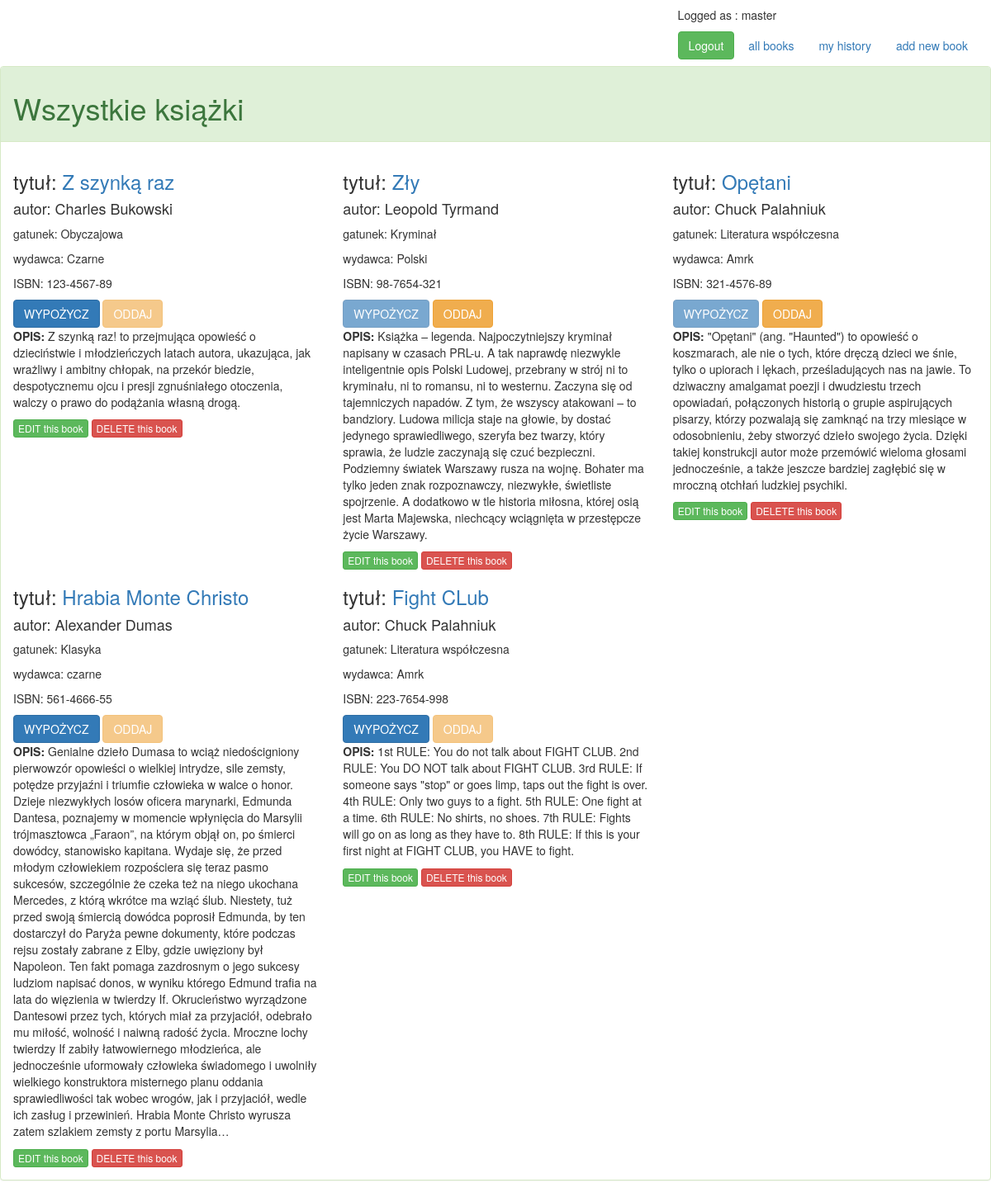
The page / (signed in) on the database as committed earlier.
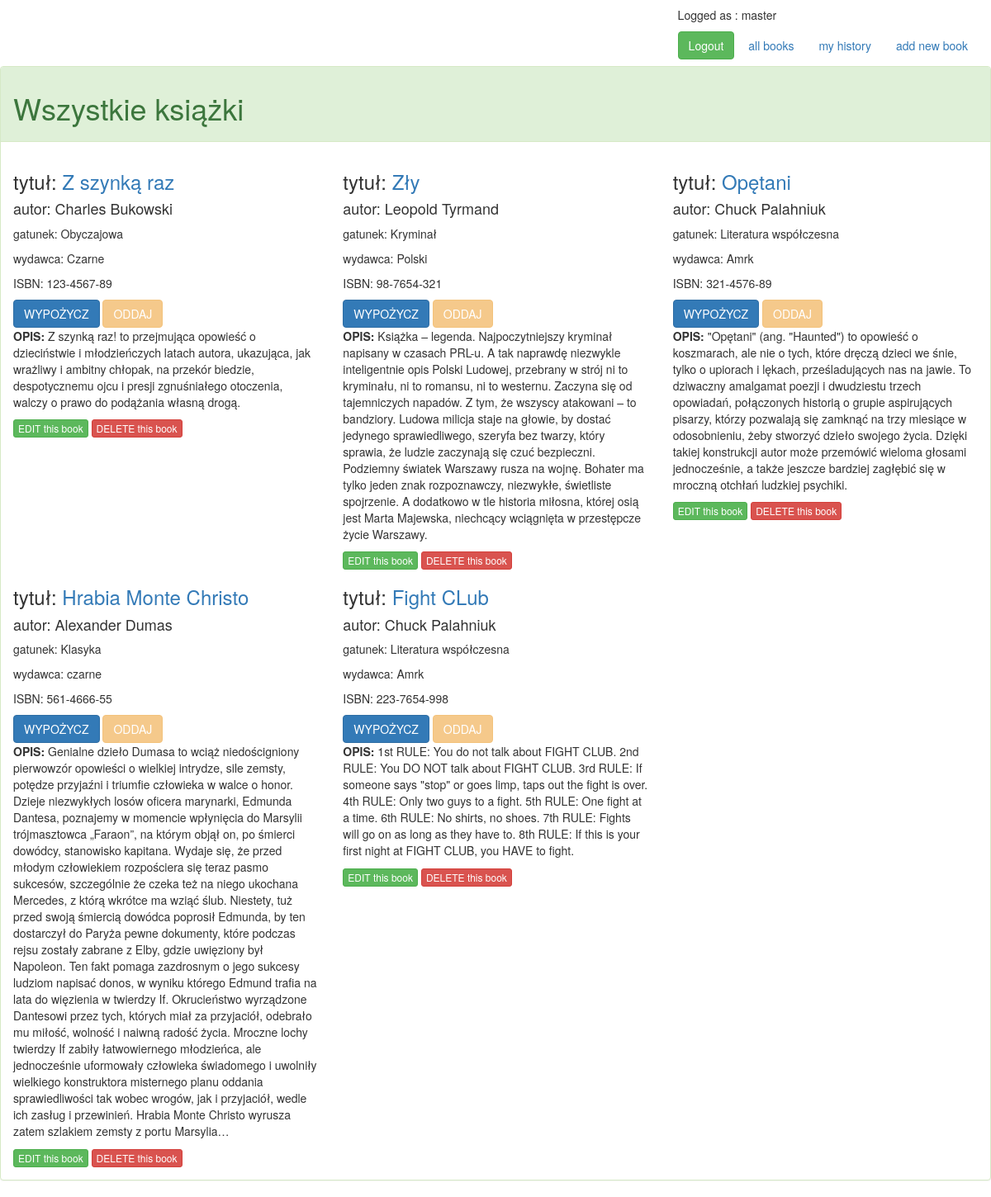
The same page on the database as committed later.
### books/models.py (models this page shows, shortened)
class Book(models.Model):
    title = models.CharField(max_length=128)
    author = models.CharField(max_length=128)
    description = models.TextField(null=True, blank=True)
    isbn = models.CharField(max_length=17)
    publisher = models.CharField(max_length=128)
    genre = models.IntegerField(choices=GENRES)
    available = models.BooleanField(default=True)
    lent_by = models.ManyToManyField(User, through='Logs')

### books/views.py (the view, shortened to what this page needs)
# urls.py: url(r'^$', ViewAllBooks.as_view(), name='all-books'),
class ViewAllBooks(LoginRequiredMixin, View):
    def get(self, request):
        books = Book.objects.all()
        return render(request, 'books/view_all.html', {'books': books})

### books/templates/books/view_all.html (shortened to what this page needs)
{% extends 'books/base_template.html' %}
{% block content %}
    <div class="panel panel-success">
        <div class="panel-heading">
            <h1> Wszystkie książki </h1>
        </div>
        <div class="panel-body">
        {% for book in books %}
                {% if forloop.first %}
            <div class="row">
                {% endif %}
                <div class="col-xs-4">
                    <h3>tytuł: <a href="book_edit/{{ book.id }}"> {{ book.title }} </a></h3>
                    <h4>autor: {{ book.author }} </h4>
                    <p>gatunek: {{ book.get_genre_display }} </p>
                    <p>wydawca:  {{ book.publisher }} </p>
                    <p>ISBN: {{ book.isbn }} </p>
                    {% if book.available %}
                        <form action="#" method="POST">
                            <button type="submit" class="btn btn-primary" name="action" value="lent">WYPOŻYCZ</button>
                            <button class="btn btn-warning" disabled>ODDAJ</button>
                        </form>
                    {% else %}
                        <form action="#" method="POST">
                            <button class="btn btn-primary" disabled>WYPOŻYCZ</button>
                            <button type="submit" class="btn btn-warning" name="action" value="return">ODDAJ</button>
                        </form>
                    {% endif %}
                    <p><strong>OPIS:</strong> {{ book.description }} </p>
                    <a href="book_edit/{{ book.id }}" class="btn btn-success btn-xs">EDIT this book</a>
                    <a href="book_delete/{{ book.id }}" class="btn btn-danger btn-xs">DELETE this book</a>
                </div>
            {% if forloop.counter|divisibleby:3 %}
            </div><div class="row">
            {% endif %}
            {% if forloop.last %}
            </div>
            {% endif %}
        {% endfor %}
        </div>
    </div>
{% endblock %}

Rows that differ between the two databases and show on the page:
changed Book "Zły": available False → True (drawn)
changed Book "Opętani": available False → True (drawn)
